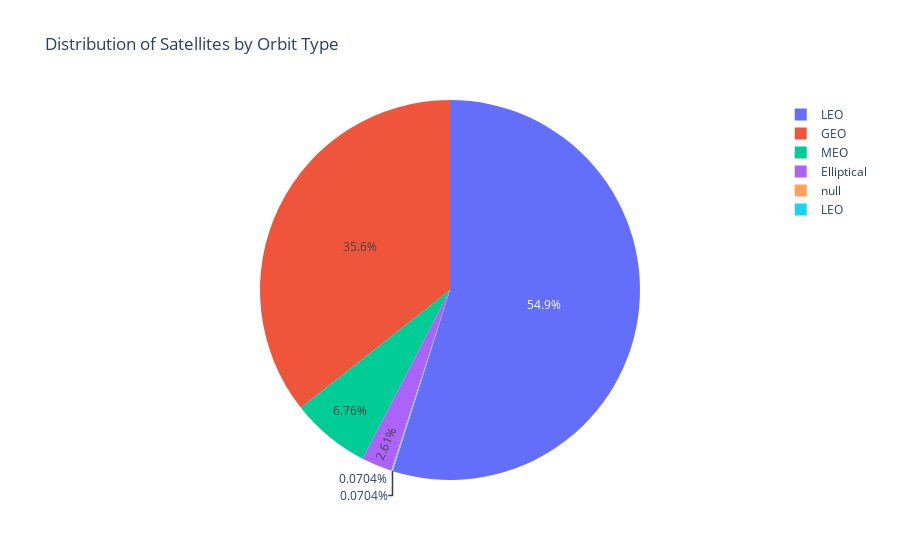

Notebook code cell kept with this figure:
### Code cell
# Distribution of Satellites by orbit type

px.pie(
    df,
    names='Class of Orbit',
    title='Distribution of Satellites by Orbit Type'
).show()

### Figure 1 — Plotly figure (JSON) as saved in the notebook; plotly's stock layout.template omitted (floating-point values rounded to 4 significant figures; data arrays with more than 128 entries replaced by an {"elided": "..."} marker saying what was removed)
{"data": [{"domain": {"x": [0, 1], "y": [0, 1]}, "hovertemplate": "Class of Orbit=%{label}<extra></extra>", "labels": {"elided": "1420 str values"}, "legendgroup": "", "name": "", "showlegend": true, "type": "pie"}], "layout": {"legend": {"tracegroupgap": 0}, "title": {"text": "Distribution of Satellites by Orbit Type"}}}
